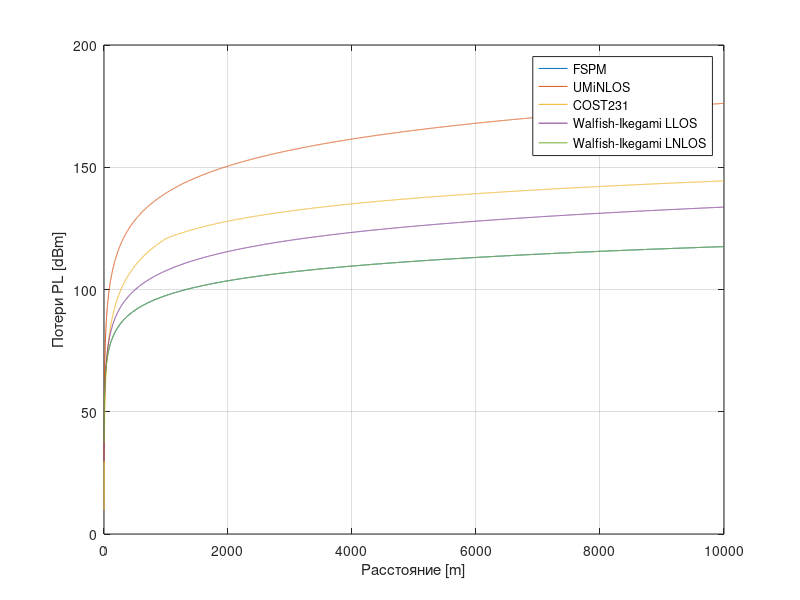
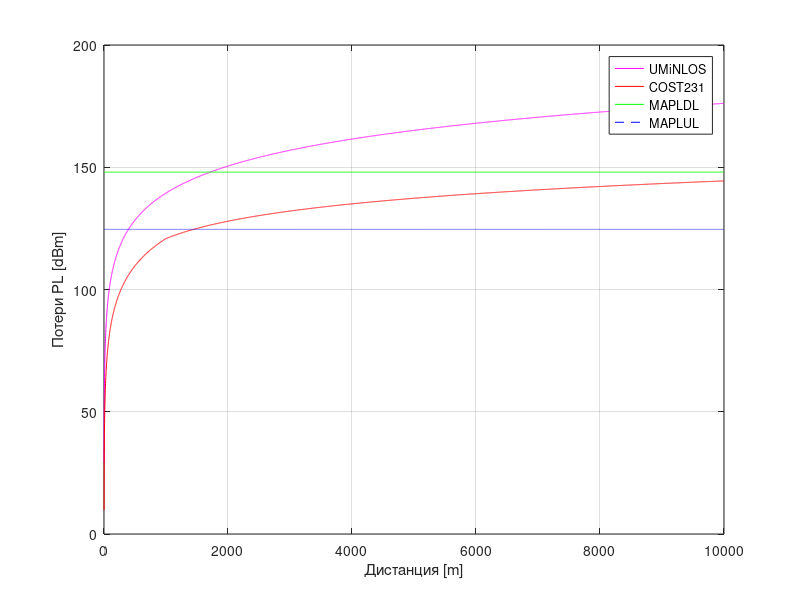

MATLAB code for these plots, in order: (Note: this script raises an error after producing the figures.)
TXpowerBS = 46; %[dBm]
TXpowerUE = 24; %[dBm]
AntGainBS = 21; %[dBi]
MIMOGain = 3;
FeederLoss = 2;
IM = 1; %[dB]
PenetrationM = 15;
f_Hz = 1.8e9; %[Hz]
f_MHz = 1800; %[MHz]
f_GHz = 1.8; %[GHz]
f_UL = 10e6; 
f_DL = 20e6; 
c = 3e8; %[m/s]
d = 0:1:9999; %[m]
A = 46.3;
B = 33.9;
hBS = 150; %[m]
hms = 10; %[m]
S = 100;
S_femto = 4;

%Рассчёт модели COST231
a = 3.2 * power(log10(11.75 * hms), 2) - 4.97;
Lclutter = 3;
%s = 1;
s = 47.88 + 13.9 * log10(f_MHz) - (13.9 * log10(hBS)/log10(50));
for x = 1:1:length(d)-1
    if x < 1000
        s (end + 1) = (47.88 + 13.9 * log10(f_MHz) - 13.9 * log10(hBS))/log10(50); %Для d < 1km
    else 
        s (end + 1) = 44.9 - 6.55 * log10(f_MHz); %Для d >= 1km
    end
end

%s = 44.9 - 6.55 * log10(f_MHz);
COST231_PL = A + B * log10(f_MHz) - 13.82 * log10(hBS) - a + s .* log10(d/1000) + Lclutter;

%Рассчёт модели FSPM
FSPM_PL = 20 * log10((4 * pi * f_Hz * d)/c);

%Рассчёт модели UMiNLOS
UMiNLOS_PL = 26 * log10(f_GHz) + 22.7 + 36.7 * log10(d);

%Рассчёт Walfish-Ikegami LLOS и Walfish-Ikegami LNLOS
delta_h = 250/1000;
L1_1 = 0;
b = 15; %Среднее расстояние между зданиями
w = 20; %Средняя ширина улиц
ka = 54 - 0.8 * (hBS/1000 - delta_h); %hBS <= delta_h
kd = 19 - 15 * (hBS/1000 - delta_h)/delta_h; %hBS <= delta_h
kf = -4 + 0.7 * ((f_MHz/925)-1);
LLOS = 42.6 + 20 * log10(f_MHz) + 26 * log10(d/1000);
L0 = 32.44 + 20 * log10(f_MHz) + 20 * log10(d/1000);
L1 = L1_1 + ka + kd * log10(d/1000) + kf * log10(f_MHz) - 9 * log10(b);
fi = 0;
L2 = -16.9 - 10 * log10(w) + 10 * log10(f_MHz) + 20 * log10(delta_h - hms/1000) - 10 + 0.354 * fi;
if L1 + L2 > 0
    LNLOS = L0 + L1 + L2;
else
    LNLOS = L0;
end

figure(1);
plot(d, FSPM_PL, d, UMiNLOS_PL, d, COST231_PL, d, LLOS, d, LNLOS);
%plot(d, FSPM_PL, d, LLOS);
%legend('FSPM', 'LLOS');
%plot(d, FSPM_PL, d, LNLOS);
%legend('FSPM', 'LNLOS');
grid();
ylabel('Потери PL [dBm]')
xlabel('Расстояние [m]')
legend('FSPM', 'UMiNLOS', 'COST231', 'Walfish-Ikegami LLOS', 'Walfish-Ikegami LNLOS');

ThermalNoiseBS = -174 + 10 * log10(f_DL);
RxSensBS = 2.4 + ThermalNoiseBS + 4;
ThermalNoiseUE = -174 + 10 * log10(f_UL);
RxSensUE = 6 + ThermalNoiseUE + 2;

DL_MAPL = (TXpowerBS - FeederLoss + AntGainBS + MIMOGain - IM - PenetrationM - RxSensUE).*ones(1, length(d)); %[dB]
UL_MAPL = (TXpowerUE - FeederLoss + AntGainBS + MIMOGain - PenetrationM - IM - RxSensBS).*ones(1, length(d)); %[dB]

figure(2);
plot(d, UMiNLOS_PL, 'm', d, COST231_PL, 'r', d, DL_MAPL, 'g', d, UL_MAPL, '--b');
legend('UMiNLOS', 'COST231', 'MAPLDL', 'MAPLUL');
grid();
ylabel('Потери PL [dBm]');
xlabel('Дистанция [m]')

%Рассчёт радиуса покрытия базовой станции по модели COST231 для макро-сот
BS_Radius_COST = 0;
for z = 1:10:length(COST231_PL)
    if UL_MAPL(z) > COST231_PL(z)
        BS_Radius_COST = z;
    end
end

%Рассчёт радиуса покрытия базовой станции по модели UMiNLOS для фемто-сот
BS_Radius_UMiNLOS = 0;
for z = 1:10:length(UMiNLOS_PL)
    if UL_MAPL(z) > UMiNLOS_PL(z)
        BS_Radius_UMiNLOS = z;
    end
end

BS_S = 1.95 * power(BS_Radius_COST/1000, 2); %Рассчёт площади покрытия макро-сот
BS_S_femto = 1.95 * power(BS_Radius_UMiNLOS/1000, 2); %Рассчёт площади покрытия фемто-сот
result_macro = S/BS_S; %Количество макро-сот для покрытия площади 100кв км
result_femto = S_femto/BS_S_femto; %Количество фемто-сот для покрытия площади 4кв км

%Таблица
BS_column = {'Macro BS'; 'Femto BS'};
Original_S_km2 = [S; S_femto];
Radius_m = [BS_Radius_COST; BS_Radius_UMiNLOS];
BS_square_km = [BS_S; BS_S_femto];
Number_of_BS_rounded = [round(result_macro); round(result_femto)];
T = table(Original_S_km2, Radius_m, BS_square_km, Number_of_BS_rounded, 'RowNames',BS_column);